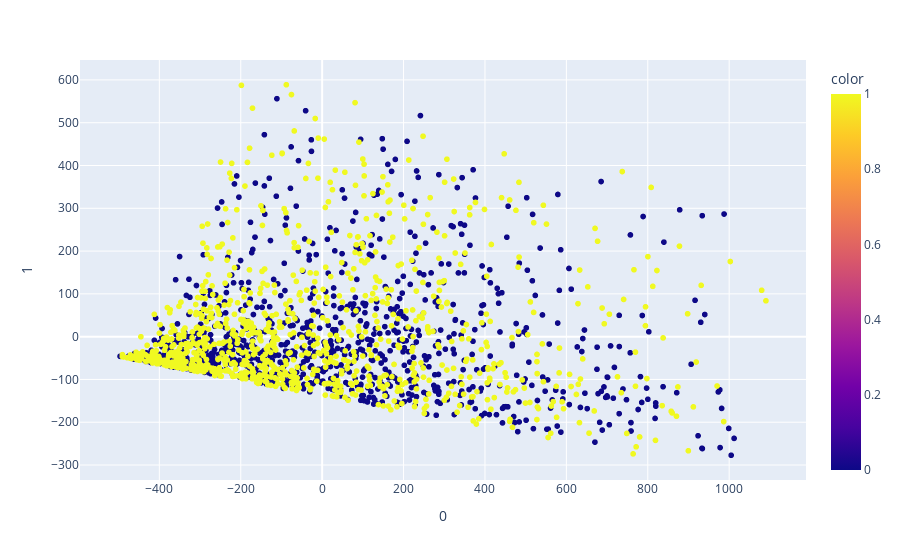

Source (notebook cell):
### Code cell
import plotly.express as px
from sklearn.decomposition import PCA

X = all_data.drop(["condition", "max_angle"], axis = 1)

pca = PCA(n_components=2)
components = pca.fit_transform(X)
print(pca.explained_variance_ratio_)

fig = px.scatter(components, x=0, y=1, color=all_data['condition'])
fig.show()

### Figure 1 — Plotly figure (JSON) as saved in the notebook; plotly's stock layout.template omitted (floating-point values rounded to 4 significant figures; data arrays with more than 128 entries replaced by an {"elided": "..."} marker saying what was removed)
{"data": [{"hovertemplate": "0=%{x}<br>1=%{y}<br>color=%{marker.color}<extra></extra>", "legendgroup": "", "marker": {"color": {"elided": "2005 int values"}, "coloraxis": "coloraxis", "symbol": "circle"}, "mode": "markers", "name": "", "showlegend": false, "type": "scattergl", "x": {"elided": "2005 float values"}, "xaxis": "x", "y": {"elided": "2005 float values"}, "yaxis": "y"}], "layout": {"coloraxis": {"colorbar": {"title": {"text": "color"}}, "colorscale": [[0, "#0d0887"], [0.1111, "#46039f"], [0.2222, "#7201a8"], [0.3333, "#9c179e"], [0.4444, "#bd3786"], [0.5556, "#d8576b"], [0.6667, "#ed7953"], [0.7778, "#fb9f3a"], [0.8889, "#fdca26"], [1, "#f0f921"]]}, "legend": {"tracegroupgap": 0}, "margin": {"t": 60}, "xaxis": {"anchor": "y", "domain": [0, 1], "title": {"text": "0"}}, "yaxis": {"anchor": "x", "domain": [0, 1], "title": {"text": "1"}}}}
